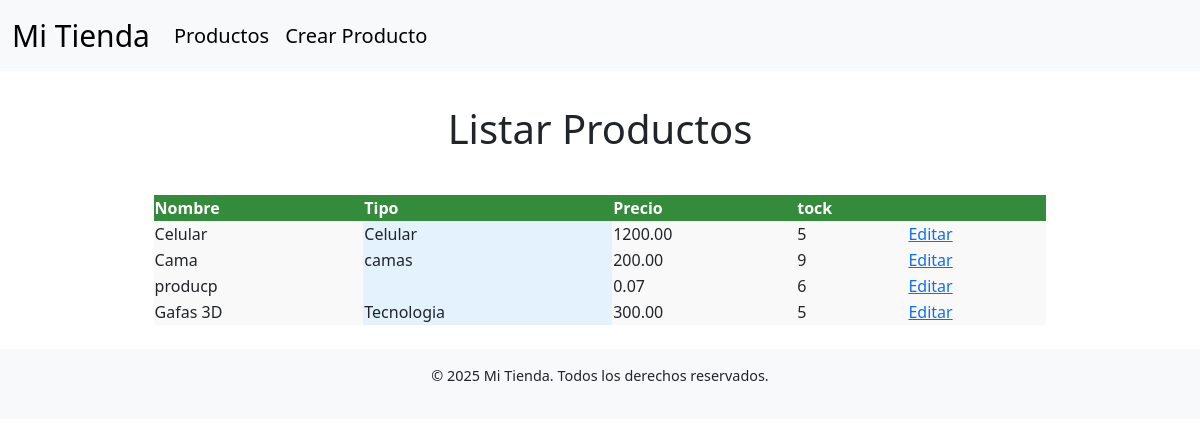
Page /productos/ on the earlier database version.
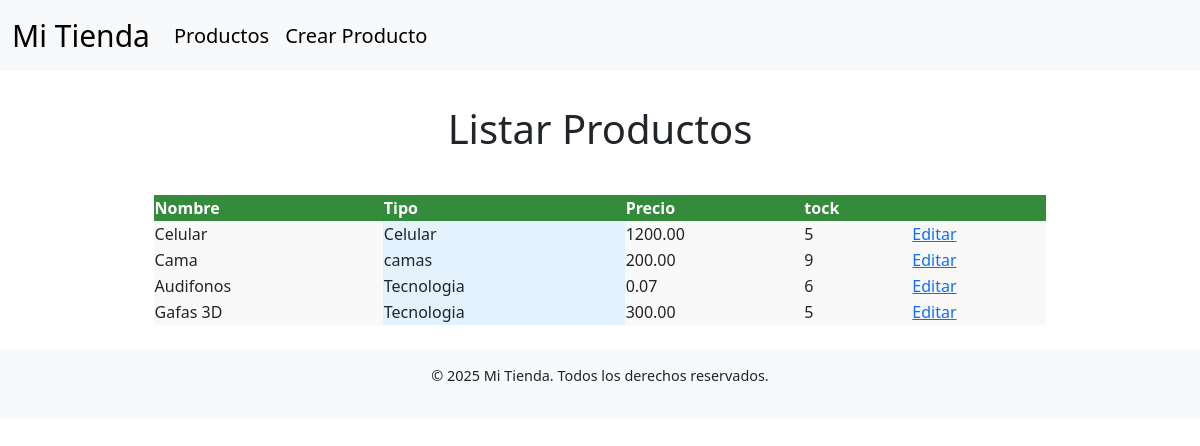
Same page on the later database version.
### tienda/models.py (models this page shows, shortened)
class Producto(models.Model):
    id_producto = models.AutoField(primary_key=True)
    nombre_producto = models.CharField(max_length=100)
    tipo_producto = models.CharField(max_length=50)
    precio_producto = models.DecimalField(max_digits=10, decimal_places=2)
    stock_producto = models.IntegerField()
    descripcion_producto = models.TextField()
    foto_producto = models.ImageField(upload_to='productos/')
    id_categoria_producto = models.ForeignKey(CategoriaProducto, on_delete=models.CASCADE)

### tienda/views.py (the view)
# urls.py: path('productos/', lista_producto, name='lista_productos'),
def lista_producto(request):
    producto = Producto.objects.all()
    return render(request, 'lista_productos.html', {'prod': producto})

### ecommerce/tienda/templates/lista_productos.html (shortened to what this page needs)
{% extends 'base.html' %}
{% block content %}
        <h1>
            Listar Productos
        </h1>
        <table>
            <tr>
                <th>Nombre</th>
                <th>Tipo</th>
                <th>Precio</th>
                <th>tock</th>
                <th></th>
            </tr>
            {% for producto in prod %}
            <tr>
                <td>{{ producto.nombre_producto }}</td>
                <td>{{ producto.tipo_producto }}</td>
                <td>{{ producto.precio_producto }}</td>
                <td>{{ producto.stock_producto }}</td>
                <td> <a href="{% url 'editar_producto' producto.id_producto %}">Editar</a></td>
            </tr>
            {% endfor %}
        </table>
{% endblock %}

### ecommerce/tienda/templates/base.html (shortened to what this page needs)
{% load static %}
<!DOCTYPE html>
<html lang="es">
<head>
    <link rel="stylesheet" href="https://cdn.jsdelivr.net/npm/bootstrap@5.3.0-alpha1/dist/css/bootstrap.min.css">
    <link rel="stylesheet" href="{% static 'tienda/css/styles.css' %}">
</head>
<body>
    <nav class="navbar navbar-expand-lg navbar-light bg-light">
        <div class="container-fluid">
            <a class="navbar-brand" href="{% url 'home' %}">Mi Tienda</a>
            <div class="collapse navbar-collapse" id="navbarNav">
                <ul class="navbar-nav">
                    <li class="nav-item">
                        <a class="nav-link active" aria-current="page" href="{% url 'lista_productos' %}">Productos</a>
                    </li>
                    <li class="nav-item">
                        <a class="nav-link" href="{% url 'crear_producto' %}">Crear Producto</a>
                    </li>
                </ul>
            </div>
        </div>
    </nav>
    <div class="container mt-4">
        {% block content %}
        {% endblock %}
    </div>
    <footer class="text-center mt-4">
        <p>&copy; 2025 Mi Tienda. Todos los derechos reservados.</p>
    </footer>
</body>
</html>

### tienda/static/tienda/css/styles.css (style rules this page uses)
.navbar { background-color: #7575d7; }
.navbar-brand { font-size: 30px; }
.nav-link { font-size: 20px; color: #000; }
h1 { margin: auto; text-align: center; padding: 10px; }
table { margin-left: auto; margin-right: auto; width: 80%; }
table td { background-color: #f9f9f9; }
table td:nth-child(2) { background-color: #e3f2fd; }
table tr:nth-child(even) { background-color: #f1f1f1; }
table tr:nth-child(odd) { background-color: #ffffff; }
table th { background-color: #358b3c;; color: white; }
h1 { text-align: center; margin-bottom: 2rem; }
footer { background-color: #f8f9fa; padding: 1rem; font-size: 0.9rem; }

Differences in the rows shown:
changed Producto: nombre_producto "producp" → "Audifonos"; tipo_producto (not shown) → "Tecnologia"
